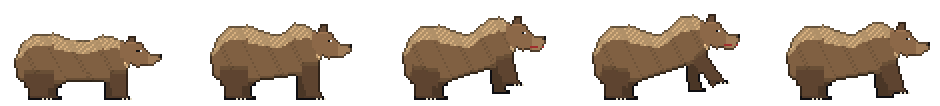
#> input picture arts/art_combat_opponents_2026-10-13/bear_adult_attack_strip_4x.png, 1880 x 212 px, given in place of bear_adult_attack_strip_4x.png.jpg, which was not available (shown at 1/2 size)
$ python -i cutout.py   (imports and definitions only)
#> lines starting #> are read from the running program, lines starting #| are printed output that depends on the picture
"""把 Gemini 產的動物圖（白底）去背：從畫面邊緣往內填滿「接近白色」的像素，動物有完整外框線，所以白色的雪兔身體不會被吃掉。
邊緣的半白像素依亮度給半透明，避免白邊。輸出裁到動物範圍、四周留 8 像素。
用法：python3 cutout.py
"""
import os
from collections import deque
from PIL import Image, ImageFilter

HERE = os.path.dirname(os.path.abspath(__file__))
# 角之間這類被線框圍住的白底洞：只對這些動物清掉（雪兔冬毛是白的，不能套用）
FILL_HOLES = {"elk_bull"}
ANIMALS = ["wolf_gray", "wolf_black", "grizzly", "elk_cow", "elk_bull", "hare_summer", "hare_winter"]


def _fill_holes(px, bg, w, h, white, min_size=150):
    """把沒和外框連通、但面積夠大的白色區塊也當成背景。"""
    seen = bytearray(w * h)
    for y0 in range(h):
        for x0 in range(w):
            i0 = y0 * w + x0
            if bg[i0] or seen[i0] or not white(px[x0, y0]):
                continue
            comp, q = [], deque([(x0, y0)])
            seen[i0] = 1
            while q:
                x, y = q.popleft()
                comp.append(y * w + x)
                for nx, ny in ((x + 1, y), (x - 1, y), (x, y + 1), (x, y - 1)):
                    if 0 <= nx < w and 0 <= ny < h:
                        j = ny * w + nx
                        if not seen[j] and not bg[j] and white(px[nx, ny]):
                            seen[j] = 1
                            q.append((nx, ny))
            if len(comp) >= min_size:
                for j in comp:
                    bg[j] = 1


def cut(name):
    im = Image.open(os.path.join(HERE, "source", name + ".jpg")).convert("RGB")
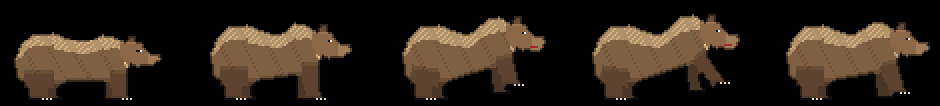
#> im: PIL image 1880x212 RGB (shown at 1/2 size); mean R, G, B 44.8, 34.4, 24.3
    w, h = im.size
#> w = 1880; h = 212
    px = im.load()
    white = lambda p: min(p) > 228 and max(p) - min(p) < 22
    bg = bytearray(w * h)
    q = deque()
    for x in range(w):
        q.extend([(x, 0), (x, h - 1)])
    for y in range(h):
        q.extend([(0, y), (w - 1, y)])
    while q:
        x, y = q.popleft()
        i = y * w + x
        if bg[i] or not white(px[x, y]):
            continue
        bg[i] = 1
        if x > 0: q.append((x - 1, y))
        if x < w - 1: q.append((x + 1, y))
        if y > 0: q.append((x, y - 1))
        if y < h - 1: q.append((x, y + 1))
    if name in FILL_HOLES:
        _fill_holes(px, bg, w, h, white)
    alpha = Image.frombytes("L", (w, h), bytes(0 if b else 255 for b in bg))
#> alpha: PIL image 1880x212 L; every value is 255
    # 邊緣：緊鄰背景的一圈依亮度變半透明（越白越透明）
    edge = alpha.filter(ImageFilter.MinFilter(3))
    a, e = alpha.load(), edge.load()
    for y in range(h):
        for x in range(w):
            if a[x, y] and not e[x, y]:
                lum = sum(px[x, y]) / 3
                a[x, y] = int(max(0, min(255, (250 - lum) * 255 / 120)))
    out = im.convert("RGBA")
    out.putalpha(alpha)
    box = alpha.point(lambda v: 255 if v > 16 else 0).getbbox()
#> box = (0, 0, 1880, 212)
    box = (max(0, box[0] - 8), max(0, box[1] - 8), min(w, box[2] + 8), min(h, box[3] + 8))
    out = out.crop(box)
    out.save(os.path.join(HERE, "cut", name + ".png"))
    return out.size


# [3 lines not run here, left out]

>>> result = cut('../art_combat_opponents_2026-10-13/bear_adult_attack_strip_4x.png')
#> result = (1880, 212)

$ run again, on arts/art_combat_opponents_2026-10-13/bear_adult_hurt_strip_1x.png
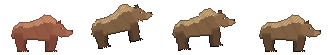
#> input picture arts/art_combat_opponents_2026-10-13/bear_adult_hurt_strip_1x.png, 336 x 55 px, given in place of bear_adult_hurt_strip_1x.png.jpg, which was not available
#> in cut, `im = Image.open(os.path.join(HERE, "source", name + ".jpg")).convert("..`:
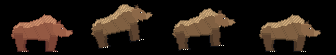
#> im: PIL image 336x55 RGB; mean R, G, B 37.8, 27.4, 19.8
#> alpha: PIL image 336x55 L; every value is 255
#> box = (0, 0, 336, 55)

$ run again, on arts/art_combat_opponents_2026-10-13/bear_adult_hurt_strip_4x.png
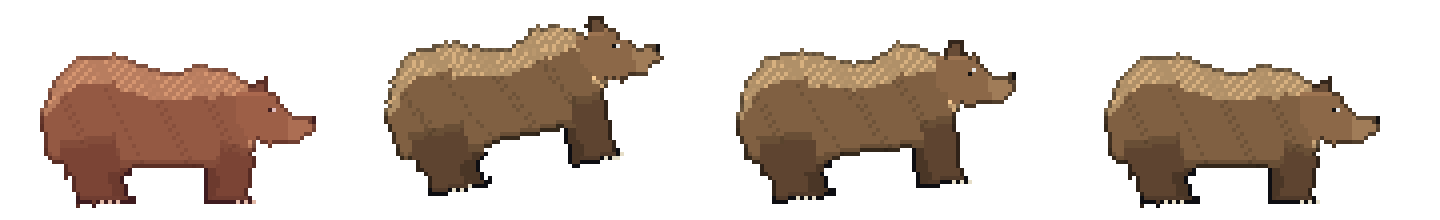
#> input picture arts/art_combat_opponents_2026-10-13/bear_adult_hurt_strip_4x.png, 1440 x 220 px, given in place of bear_adult_hurt_strip_4x.png.jpg, which was not available
#> in cut, `im = Image.open(os.path.join(HERE, "source", name + ".jpg")).convert("..`:
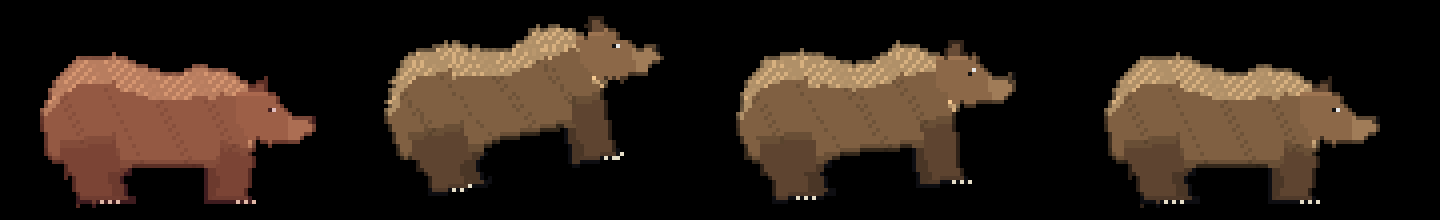
#> im: PIL image 1440x220 RGB; mean R, G, B 46, 33.3, 24
#> alpha: PIL image 1440x220 L; every value is 255
#> box = (0, 0, 1440, 220)
